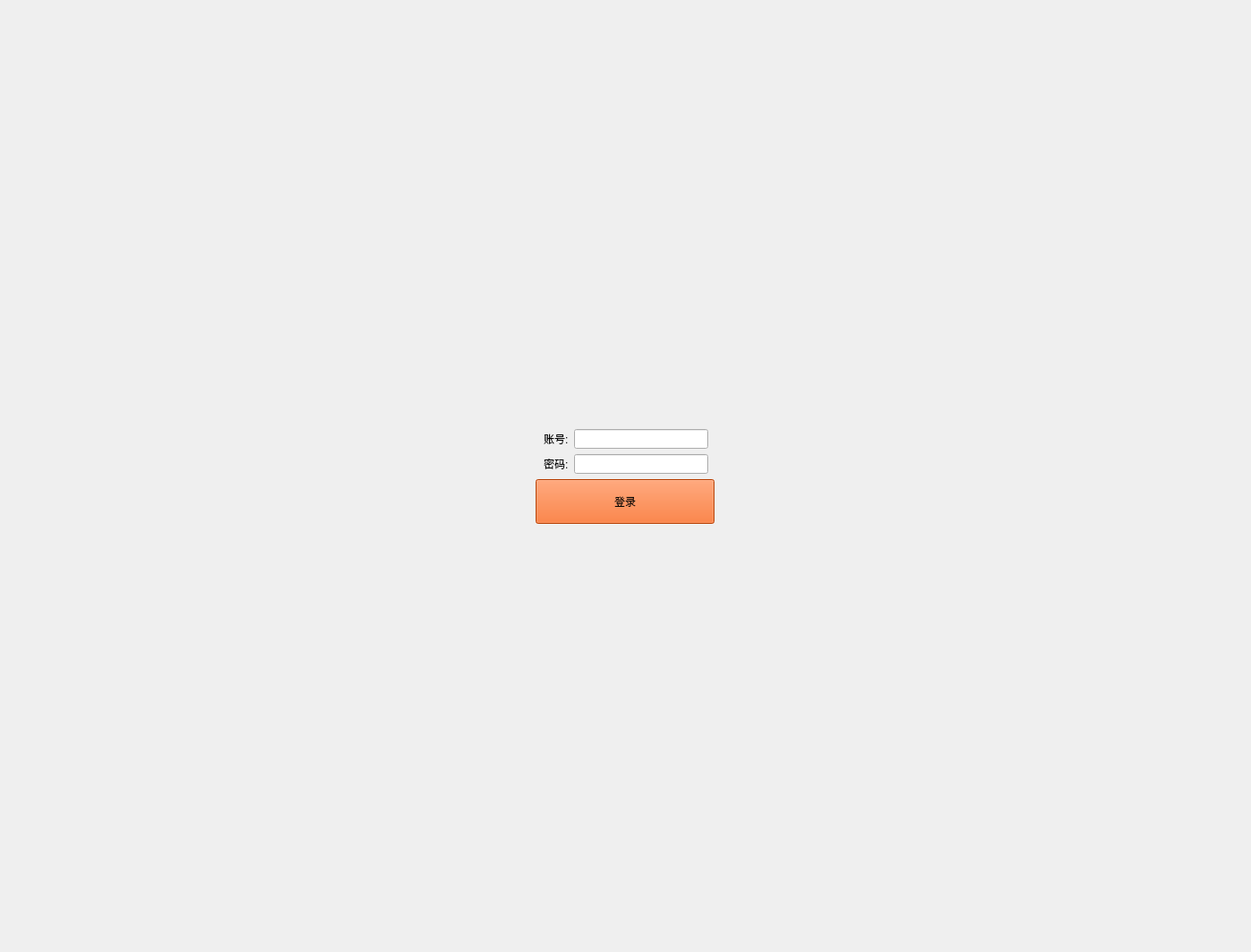
<?xml version="1.0" encoding="UTF-8"?>
<ui version="4.0">
 <class>Form</class>
 <widget class="QWidget" name="Form">
  <property name="geometry">
   <rect>
    <x>0</x>
    <y>0</y>
    <width>1399</width>
    <height>1065</height>
   </rect>
  </property>
  <property name="windowTitle">
   <string>Form</string>
  </property>
  <layout class="QVBoxLayout" name="verticalLayout_2">
   <item>
    <spacer name="verticalSpacer">
     <property name="orientation">
      <enum>Qt::Vertical</enum>
     </property>
     <property name="sizeHint" stdset="0">
      <size>
       <width>20</width>
       <height>40</height>
      </size>
     </property>
    </spacer>
   </item>
   <item>
    <layout class="QVBoxLayout" name="verticalLayout">
     <item>
      <layout class="QHBoxLayout" name="horizontalLayout">
       <item>
        <spacer name="horizontalSpacer">
         <property name="orientation">
          <enum>Qt::Horizontal</enum>
         </property>
         <property name="sizeHint" stdset="0">
          <size>
           <width>40</width>
           <height>20</height>
          </size>
         </property>
        </spacer>
       </item>
       <item>
        <widget class="QLabel" name="label">
         <property name="text">
          <string>账号:</string>
         </property>
        </widget>
       </item>
       <item>
        <widget class="QLineEdit" name="lineEdit">
         <property name="maximumSize">
          <size>
           <width>150</width>
           <height>40</height>
          </size>
         </property>
        </widget>
       </item>
       <item>
        <spacer name="horizontalSpacer_2">
         <property name="orientation">
          <enum>Qt::Horizontal</enum>
         </property>
         <property name="sizeHint" stdset="0">
          <size>
           <width>40</width>
           <height>20</height>
          </size>
         </property>
        </spacer>
       </item>
      </layout>
     </item>
     <item>
      <layout class="QHBoxLayout" name="horizontalLayout_2">
       <item>
        <spacer name="horizontalSpacer_3">
         <property name="orientation">
          <enum>Qt::Horizontal</enum>
         </property>
         <property name="sizeHint" stdset="0">
          <size>
           <width>40</width>
           <height>20</height>
          </size>
         </property>
        </spacer>
       </item>
       <item>
        <widget class="QLabel" name="label_2">
         <property name="text">
          <string>密码:</string>
         </property>
        </widget>
       </item>
       <item>
        <widget class="QLineEdit" name="lineEdit_2">
         <property name="maximumSize">
          <size>
           <width>150</width>
           <height>40</height>
          </size>
         </property>
        </widget>
       </item>
       <item>
        <spacer name="horizontalSpacer_4">
         <property name="orientation">
          <enum>Qt::Horizontal</enum>
         </property>
         <property name="sizeHint" stdset="0">
          <size>
           <width>40</width>
           <height>20</height>
          </size>
         </property>
        </spacer>
       </item>
      </layout>
     </item>
     <item alignment="Qt::AlignHCenter">
      <widget class="QPushButton" name="pushButton">
       <property name="minimumSize">
        <size>
         <width>200</width>
         <height>50</height>
        </size>
       </property>
       <property name="maximumSize">
        <size>
         <width>200</width>
         <height>50</height>
        </size>
       </property>
       <property name="styleSheet">
        <string notr="true">background-color: rgb(255, 85, 0);
border-image: url(:/TestLk/basestudy/close.png);</string>
       </property>
       <property name="text">
        <string>登录</string>
       </property>
      </widget>
     </item>
    </layout>
   </item>
   <item>
    <spacer name="verticalSpacer_2">
     <property name="orientation">
      <enum>Qt::Vertical</enum>
     </property>
     <property name="sizeHint" stdset="0">
      <size>
       <width>20</width>
       <height>40</height>
      </size>
     </property>
    </spacer>
   </item>
  </layout>
 </widget>
 <resources>
  <include location="_source.qrc"/>
  <include location="C:/Users/86492/Desktop/训练素材/test.qrc"/>
 </resources>
 <connections>
  <connection>
   <sender>pushButton</sender>
   <signal>clicked()</signal>
   <receiver>Form</receiver>
   <slot>btn_click()</slot>
   <hints>
    <hint type="sourcelabel">
     <x>775</x>
     <y>579</y>
    </hint>
    <hint type="destinationlabel">
     <x>923</x>
     <y>602</y>
    </hint>
   </hints>
  </connection>
 </connections>
 <slots>
  <slot>btn_click()</slot>
 </slots>
</ui>
